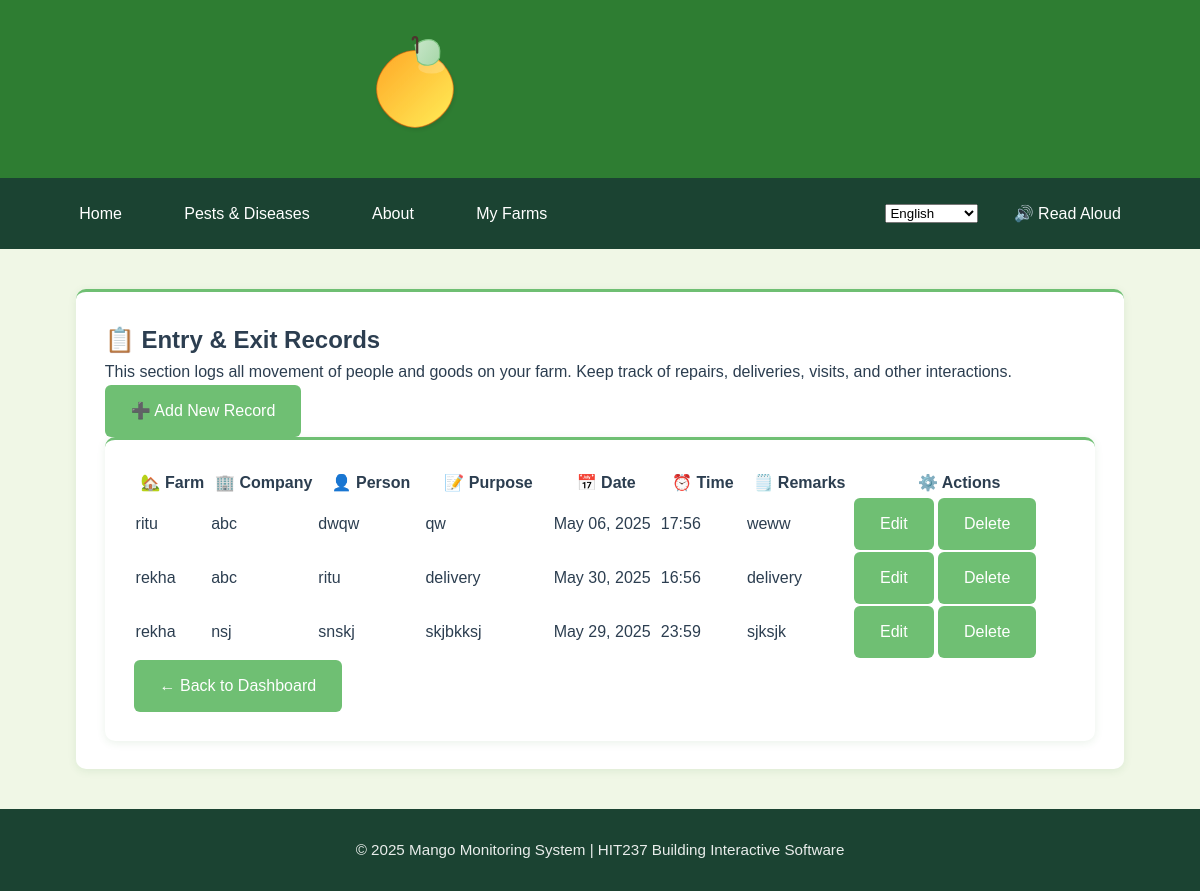
Page /myfarms/entryexit/ (signed in) on the earlier database version.
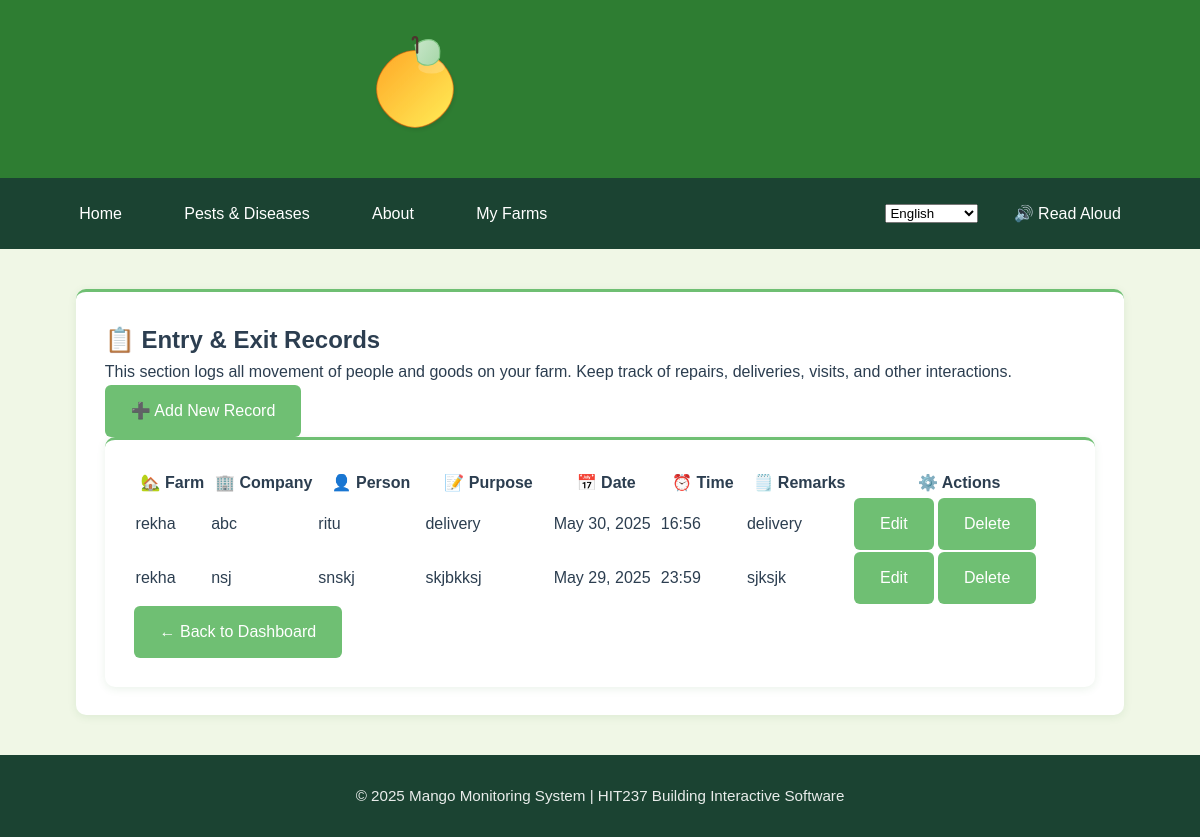
Same page on the later database version.
### App2/models.py (models this page shows, shortened)
class EntryExitLog(models.Model):
    farm = models.ForeignKey(Farm, on_delete=models.CASCADE)
    company_name = models.CharField(max_length=100)
    person_name = models.CharField(max_length=100)
    purpose = models.CharField(max_length=255)
    date = models.DateField()
    time = models.TimeField()
    remarks = models.TextField(blank=True, null=True)

class Farm(models.Model):
    name = models.CharField(max_length=100)
    location = models.CharField(max_length=150)
    owner = models.ForeignKey(User, on_delete=models.CASCADE, related_name="farms")
    total_plants = models.IntegerField(validators=[MinValueValidator(1)], help_text="Total number of mango plants on the property")
    farm_size = models.DecimalField(max_digits=10, decimal_places=2, help_text="Farm size in hectares")
    stocking_rate = models.DecimalField(max_digits=10, decimal_places=2, help_text="Plants per hectare", editable=False)
    created_at = models.DateTimeField(auto_now_add=True)
    updated_at = models.DateTimeField(auto_now=True)
    class Meta:
        ordering = ['name']

### App2/views.py (the view)
# urls.py: path('entryexit/', views.EntryExitListView.as_view(), name='entry-exit-list'),
class EntryExitListView(LoginRequiredMixin, ListView):
    model = EntryExitLog
    template_name = 'App2/entryexit_list.html'
    context_object_name = 'logs'
    def get_queryset(self):
        return EntryExitLog.objects.filter(farm__owner=self.request.user)

### App2/templates/App2/entryexit_list.html (shortened to what this page needs)
{% extends 'App2/base.html' %}
{% block content %}
<div class="card shadow-sm p-3">
<div class="container mt-5">
  <div class="content-card mb-4 shadow-sm text-start">
    <h2 class="mb-3">📋 Entry & Exit Records</h2>
    <p class="text-muted">This section logs all movement of people and goods on your farm. Keep track of repairs, deliveries, visits, and other interactions.</p>
    <a href="{% url 'App2:entry-exit-create' %}" class="btn btn-outline-success btn-sm mt-2">➕ Add New Record</a>
  </div>
</div>
  {% if logs %}
  <div class="card shadow-sm p-3">
  <div class="table-responsive mt-4">
    <table class="table table-bordered table-hover align-middle text-center surveillance-table">
      <thead class="table-success">
        <tr>
         <th scope="col", style="width: 7%;">🏡 Farm</th>
          <th scope="col", style="width: 10%;">🏢 Company</th>
          <th scope="col", style="width: 10%;">👤 Person</th>
          <th scope="col", style="width: 12%;">📝 Purpose</th>
          <th scope="col", style="width: 10%;">📅 Date</th>
          <th scope="col", style="width: 8%;">⏰ Time</th>
          <th scope="col", style="width: 10%;">🗒️ Remarks</th>
          <th scope="col", style="width: 20%;">⚙️ Actions</th>
        </tr>
      </thead>
      <tbody>
        {% for log in logs %}
        <tr>
          <td>{{ log.farm.name }}</td>
          <td>{{ log.company_name }}</td>
          <td>{{ log.person_name }}</td>
          <td>{{ log.purpose }}</td>
          <td>{{ log.date|date:"M d, Y" }}</td>
          <td>{{ log.time|time:"H:i" }}</td>
          <td>{{ log.remarks|default:"—" }}</td>
          <td>
              <div class="d-flex justify-content-center gap-2 flex-wrap">
                <a href="{% url 'App2:entryexit-edit' log.pk %}" class="btn btn-sm btn-outline-warning">Edit</a>
                <a href="{% url 'App2:entryexit-delete' log.pk %}" class="btn btn-sm btn-outline-danger">Delete</a>
              </div>
            </td>
        </tr>
        {% endfor %}
      </tbody>
    </table>
  </div>
  <a href="{% url 'App2:profile' %}" class="btn btn-outline-success">← Back to Dashboard</a>
  {% else %}
  <div class="alert alert-warning text-center mt-4" role="alert">
    🚫 No entry or exit records found yet.
  </div>
  {% endif %}
</div>
{% endblock %}

Differences in the rows shown:
removed EntryExitLog: farm.name "ritu", company_name "abc", person_name "dwqw", purpose "qw", date "May 06, 2025", time "17:56", remarks "weww"
